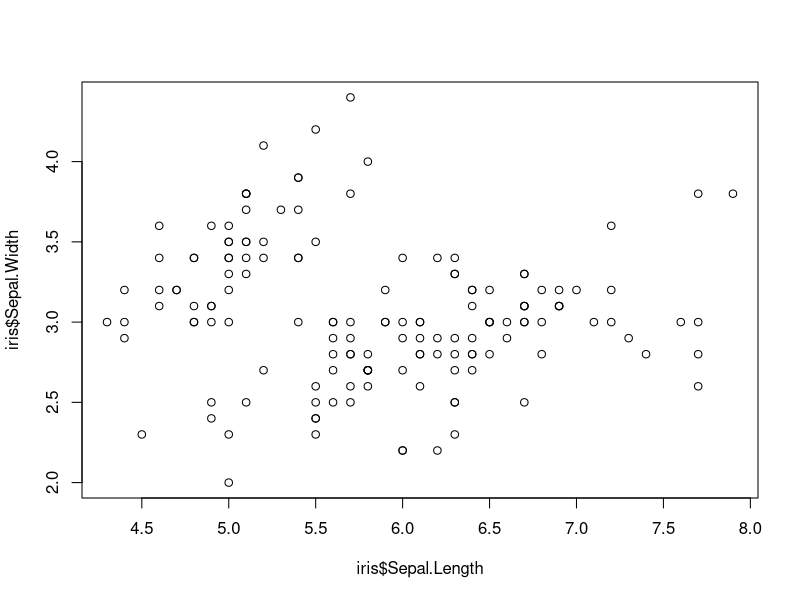
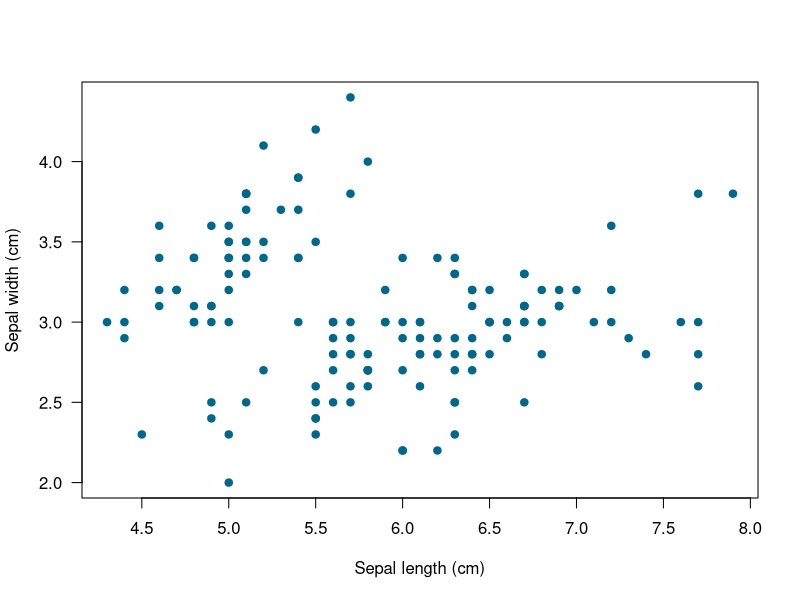
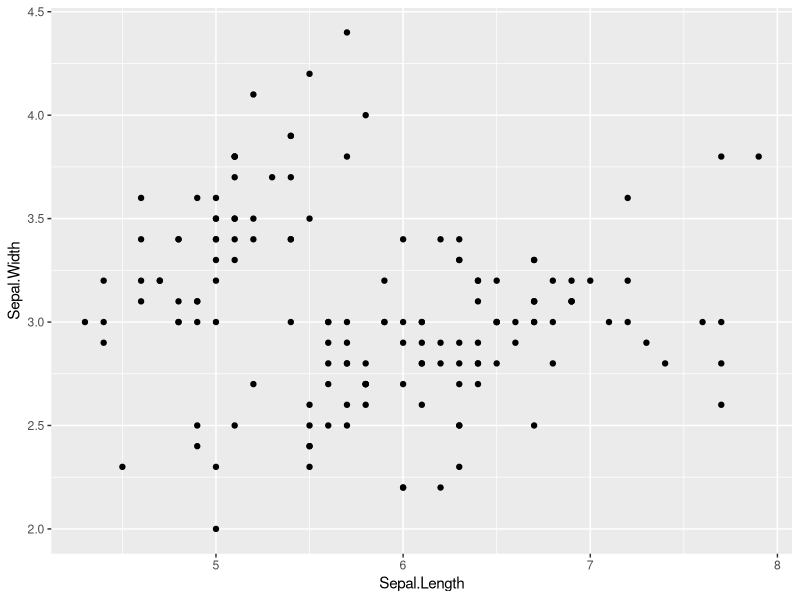
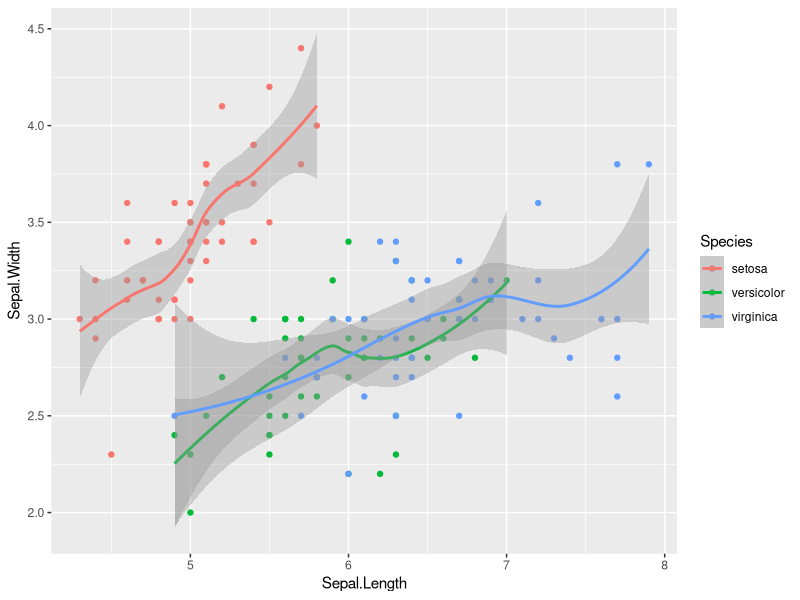
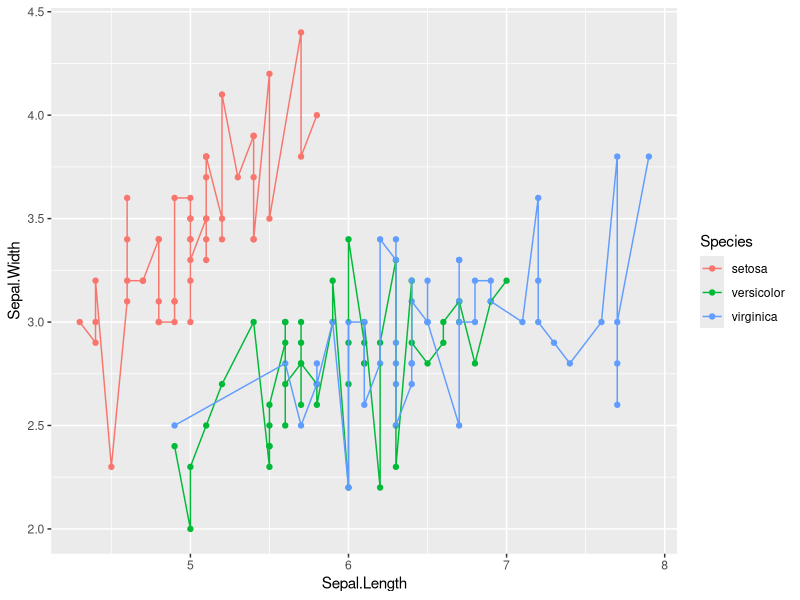
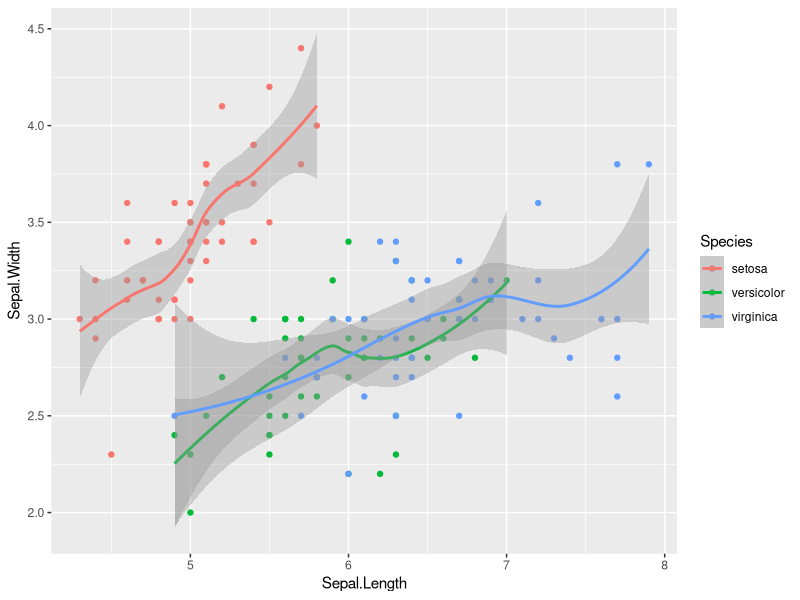
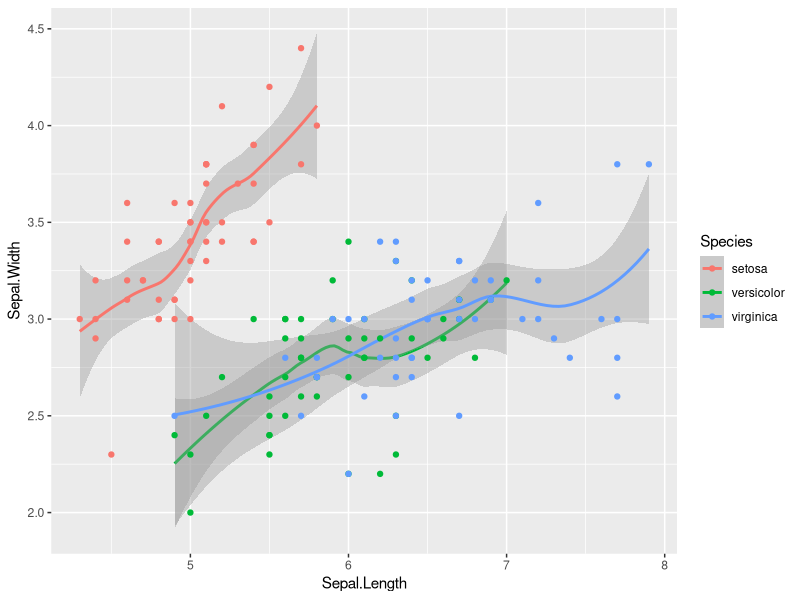
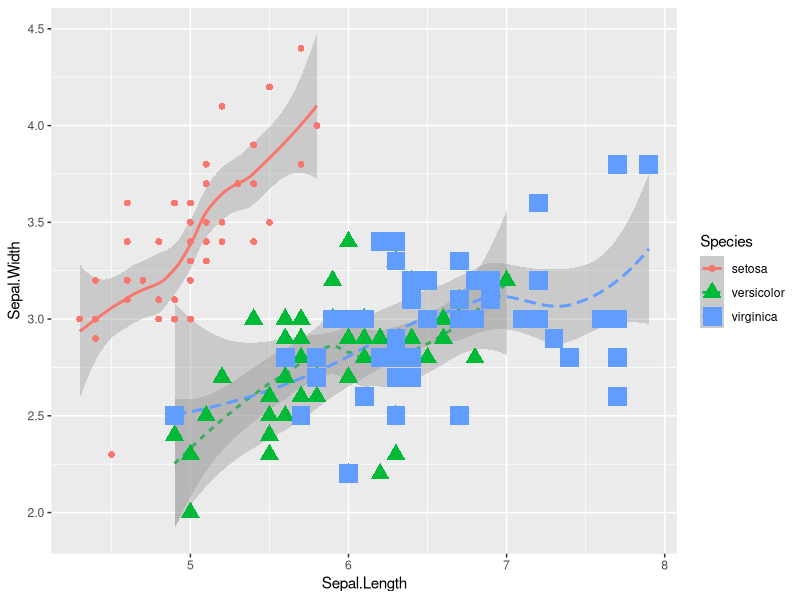

Write R code to recreate these figures, in order.
## ---- chunk 1
plot(iris$Sepal.Length, iris$Sepal.Width)
## ---- chunk 2
plot(iris$Sepal.Length,
     iris$Sepal.Width,
     xlab = "Sepal length (cm)",
      ylab = "Sepal width (cm)",
      pch = 19,
      las = 1,
     col = "deepskyblue4")
## ---- chunk 3
library(tidyverse)
## ---- chunk 4
ggplot(data = iris, aes(x = Sepal.Length, y = Sepal.Width)) + 
  geom_point()
## ---- chunk 5
ggplot(data = iris, aes(x = Sepal.Length, y = Sepal.Width, color = Species)) + 
  geom_point() + 
  geom_smooth()
## ---- chunk 6
ggplot(data = iris, aes(x = Sepal.Length, y = Sepal.Width, color = Species)) + 
  geom_point() + 
  geom_line()
## ---- chunk 7
ggplot(data = iris, aes(x = Sepal.Length, y = Sepal.Width, color = Species)) + 
  geom_point() + 
  geom_smooth()
## ---- chunk 8
ggplot(data = iris, aes(x = Sepal.Length, y = Sepal.Width, color = Species)) + 
  geom_smooth() +
  geom_point() 
## ---- chunk 9
ggplot(data = iris, aes(x = Sepal.Length, y = Sepal.Width, color = Species)) + 
  geom_smooth(aes(linetype = Species)) + 
  geom_point(aes(size = Species, shape = Species)) 
  
## ---- chunk 10
df2 <- data.frame(x = 1:5, y = c(rep(0,5),
                                 rep(1,5),
                                 rep(2,5),
                                 rep(3,5),
                                 rep(4,5)), z = 1:25)
ggplot(df2, aes(x, y)) + 
  geom_point(aes(shape = z), size = 4, colour = "black", fill = "Black") +
  scale_shape_identity() + 
  ggrepel::geom_label_repel(aes(label = z), nudge_x = -0.25, segment.alpha = 0) + 
  scale_x_continuous(expand=c(0.1,0.1)) + 
  scale_y_continuous(expand=c(0.1,0.1)) + 
  theme(text = element_blank())
## ---- chunk 11
ggplot(data = iris, aes(x = Sepal.Length, y = Sepal.Width, color = Species)) + 
  geom_point(aes(shape = Species), size = 3) + 
  scale_shape_manual(values = c(16, 17, 18)) + 
  scale_color_manual(values = c("purple",
                                "black",
                                "orange")) 
## ---- chunk 12
df <- data.frame(x = 1:6, y = 1:6, z = 1:6) %>%
  complete(nesting(y,z),x)
a <- ggplot(df, aes(x,y)) + 
  geom_line(aes(linetype=factor(z))) + 
  scale_x_continuous(limits = c(1,5)) + 
  scale_linetype(name = "Line name", labels = c("solid",
                                                "dashed",
                                                "dotted",
                                                "dotdash",
                                                "longdash",
                                                "twodash")) + 
  theme(axis.text = element_blank()) + 
  labs(x="",y="") + 
  geom_label(data = filter(df, df$x == 3), aes(label = z)) 
suppressWarnings(print(a))
## ---- chunk 13
ggplot(data = iris, aes(x = Sepal.Length, y = Sepal.Width, color = Species)) + 
  geom_smooth(aes(linetype = Species), size = 1, se = FALSE) + 
  scale_color_manual(values = c("purple",
                                "black",
                                "orange")) + 
  scale_linetype_manual(values = c("solid",
                                   "dashed",
                                   "twodash"))
## ---- chunk 14
ggplot(data = iris, aes(x = Sepal.Length, y = Sepal.Width, color = Species)) + 
  geom_smooth(aes(linetype = Species), size = 1, se = FALSE) + 
  geom_point(aes(shape = Species), size = 3) + 
  scale_shape_manual(values = c(16, 17, 18)) + 
  scale_color_manual(values = c("purple",
                                "black",
                                "orange")) + 
  scale_linetype_manual(values = c("solid",
                                   "dashed",
                                   "twodash"))
## ---- chunk 15
ggplot(iris, aes(x = Sepal.Length, y = Sepal.Width, color = Species)) + 
  geom_point(aes(shape = Species), size = 3) + 
  geom_smooth(aes(y = Petal.Length, linetype = Species), size = 1, se = FALSE) + 
  scale_shape_manual(values = c(16, 17, 18)) + 
  scale_color_manual(values = c("purple",
                                "black",
                                "orange")) + 
  scale_linetype_manual(values = c("solid",
                                   "dashed",
                                   "twodash"))
## ---- chunk 16
ggplot(iris, aes(Sepal.Length, Sepal.Width, color = Species)) + 
  geom_point(aes(shape = Species), size = 3) + 
  geom_smooth(aes(linetype = Species), size = 1, se = FALSE, method = "loess") + 
  scale_shape_manual(values = c(16, 17, 18)) + 
  scale_color_manual(values = c("purple",
                                "black",
                                "orange")) + 
  scale_linetype_manual(values = c("solid",
                                   "dashed",
                                   "twodash"))
## ---- chunk 17
ggplot(data = iris, aes(x = Sepal.Length, y = Sepal.Width)) + 
  geom_point(size = 3) + 
  geom_smooth(size = 1, se = FALSE) + 
  facet_wrap(~ Species)
## ---- chunk 18
ggplot(data = iris, aes(x = Sepal.Length, y = Sepal.Width)) + 
  geom_point(size = 3) + 
  geom_smooth(size = 1, se = FALSE) + 
  facet_grid(rows = vars(Species))
## ---- chunk 19
iris2  <- iris
iris2$color <- rep(c("purple","red","black"), 50)
head(iris2)
## ---- chunk 20
ggplot(data = iris2, aes(x = Sepal.Length, y = Sepal.Width)) + 
  geom_point(size = 3) + 
  geom_smooth(size = 1, se = FALSE) + 
  facet_grid(rows = vars(Species), cols = vars(color))
## ---- chunk 21
head(diamonds)
## ---- chunk 22
ggplot(diamonds, aes(carat, price)) + 
  geom_point()
## ---- chunk 23
ggplot(diamonds, aes(carat, price)) + 
  geom_point(alpha = 0.05)
## ---- chunk 24
ggplot(diamonds, aes(carat, price)) + 
  geom_point(alpha = 0.05) + 
  scale_x_log10() + 
  scale_y_log10()
## ---- chunk 25
ggplot(diamonds, aes(carat, price)) + 
  geom_point(alpha = 0.05) + 
  scale_y_continuous(trans = "log") + 
  scale_x_continuous(trans = "log")
## ---- chunk 26
ggplot(diamonds, aes(price)) + 
  geom_histogram()
## ---- chunk 27
hist(diamonds$price)
## ---- chunk 28
ggplot(diamonds, aes(x = cut)) + 
  geom_bar()
## ---- chunk 29
ggplot(diamonds, aes(cut, fill = clarity)) + 
  geom_bar()
## ---- chunk 30
ggplot(diamonds, aes(cut, color = clarity)) + 
  geom_bar()
## ---- chunk 31
## Make a table of x and y values, which are split into two groups by z. 
## Each x has a y value for each level of z.
df <- data.frame(x = c(1, 1, 2, 2, 3, 3), 
                 y = c(40, 60, 30, 70, 20, 80), 
                 z = c("A","B","A","B", "A", "B"))
df
ggplot(df, aes(x, y, fill = z)) + 
  geom_col()
## ---- chunk 32
ggplot(diamonds, aes(cut, fill = clarity)) + 
  geom_bar(position = "dodge")
## ---- chunk 33
ggplot(diamonds, aes(cut, clarity)) + 
  geom_jitter(alpha = 0.05)
## ---- chunk 34
ggplot(iris, aes(Sepal.Length, Sepal.Width, color = Species)) + 
  geom_jitter() + 
  scale_color_manual(values = c("purple",
                                "black",
                                "orange"))
## ---- chunk 35
ggplot(diamonds, aes(cut, price)) + 
  geom_boxplot()
## ---- chunk 36
ggplot(iris, aes(Sepal.Length, Sepal.Width, color = Species)) + 
  geom_point() + 
  scale_color_manual(values = c("purple",
                                "black",
                                "orange")) +
  theme_bw()

ggplot(iris, aes(Sepal.Length, Sepal.Width, color = Species)) + 
  geom_point() + 
  scale_color_manual(values = c("purple",
                                "black",
                                "orange")) +
  theme_minimal()

ggplot(iris, aes(Sepal.Length, Sepal.Width, color = Species)) + 
  geom_point() + 
  scale_color_manual(values = c("purple",
                                "black",
                                "orange")) +
  theme_classic()
## ---- chunk 37
library(cowplot)
## ---- chunk 38
ggplot(iris, aes(Sepal.Length, Sepal.Width, color = Species)) + 
  geom_point() + 
  scale_color_manual(values = c("purple",
                                "black",
                                "orange"))
## ---- chunk 39
ggplot(iris, aes(Sepal.Length, Sepal.Width, color = Species)) + 
  geom_point() + 
  scale_color_manual(values = c("purple",
                                "black",
                                "orange")) + 
  background_grid()
## ---- chunk 40
ggplot(iris, aes(Sepal.Length, Sepal.Width, color = Species)) + 
  geom_point() + 
  scale_color_manual(values = c("purple",
                                "black",
                                "orange")) + 
  background_grid() + 
  labs(x = "Sepal Length", y = "Sepal Width")
## ---- chunk 41
ggplot(iris, aes(Sepal.Length, Sepal.Width, color = Species)) + 
  geom_point() + 
  scale_color_manual(values = c("purple",
                                "black",
                                "orange")) + 
  background_grid() + 
  labs(x = "Sepal Length", 
       y = "Sepal Width",
       title = "Sepal Width as a Function of Sepal Length",
       subtitle = "Data from R. A. Fischer's iris dataset, 1936",
       caption = "Made in R with ggplot2")
## ---- chunk 42
ggplot(iris, aes(Sepal.Length, Sepal.Width, color = Species)) + 
  geom_point() + 
  scale_color_manual(values = c("purple",
                                "black",
                                "orange")) + 
  background_grid() + 
  labs(x = "Sepal Length", y = "Sepal Width") + 
  theme(text = element_text(size = 12),
        axis.text = element_text(size = 10),
        legend.position = "top")
## ---- chunk 43
ggplot(iris, aes(Sepal.Length, Sepal.Width, color = Species)) + 
  geom_point() + 
  scale_color_manual(values = c("purple",
                                "black",
                                "orange")) + 
  background_grid() + 
  labs(x = "Sepal Length", y = "Sepal Width") + 
  scale_x_continuous(limits = c(5, 7)) + 
  scale_y_continuous(limits = c(2.5, 3.0))
## ---- chunk 44
df <- data.frame(x = 1:10, 
                 y = 61:70)
ggplot(df, aes(x, y)) + 
  geom_line() + 
  background_grid()
## ---- chunk 45
ggplot(df, aes(x, y)) + 
  geom_line() + 
  background_grid() + 
  scale_y_continuous(limits = c(0,100))
